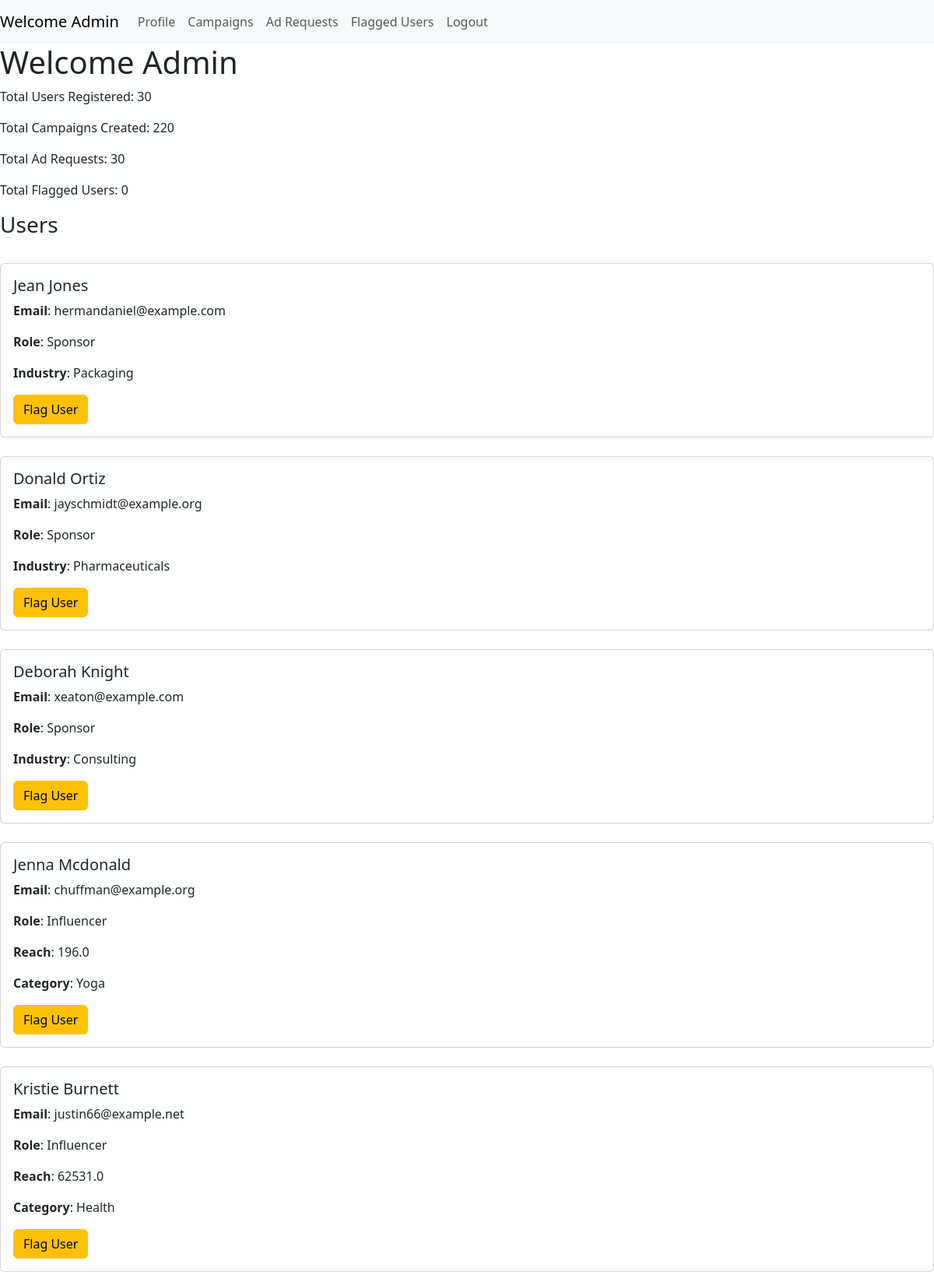
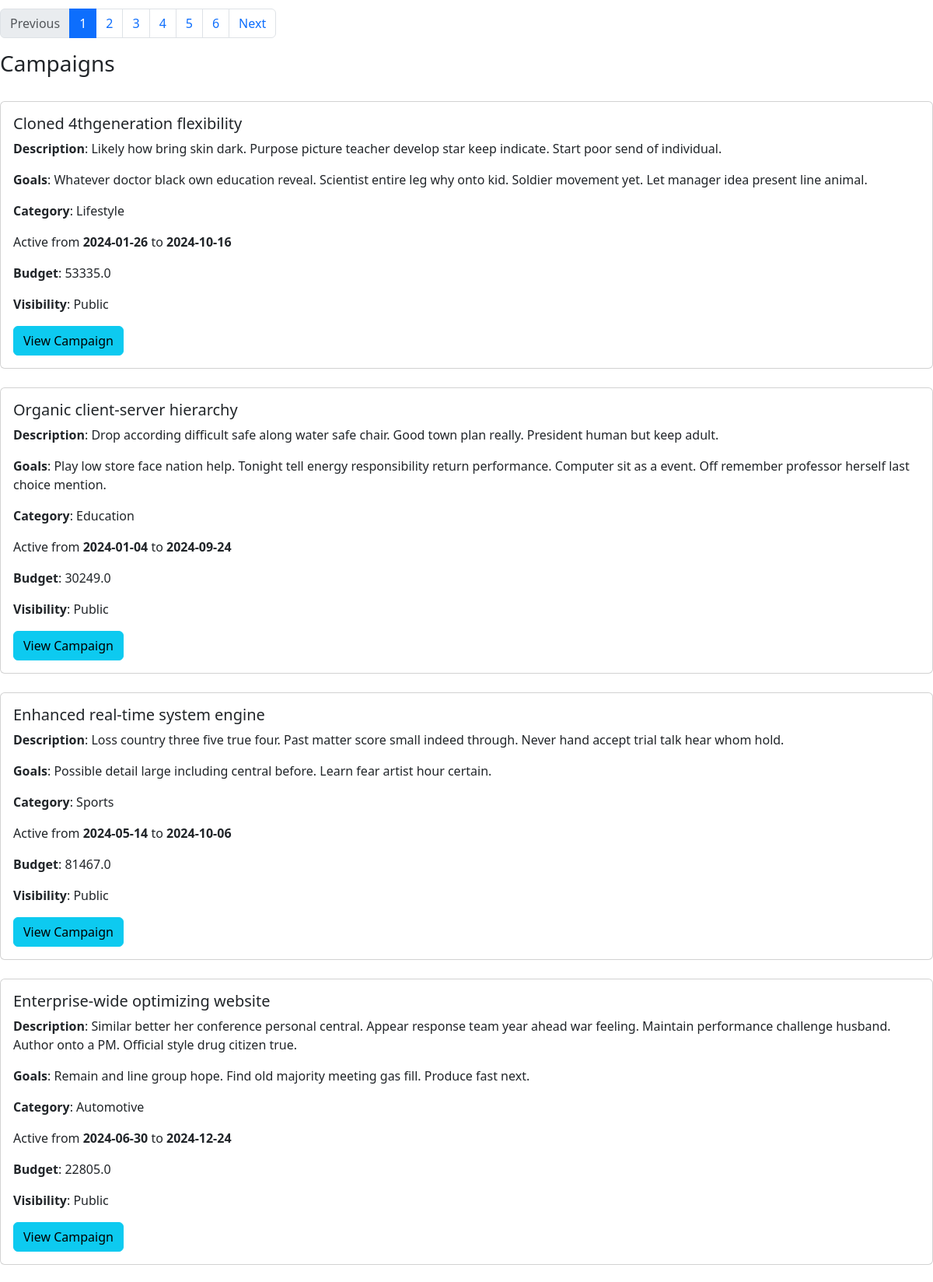
The app's page /admin (signed in, upper part) with its own data (2 pictures, top to bottom).
### components/models.py (models this page shows)
class User(db.Model, UserMixin):
    __tablename__ = "user"
    id = db.Column(db.Integer, primary_key=True, unique = True, nullable=False)
    role = db.Column(db.String, nullable=False)
    name = db.Column(db.String, nullable=False)
    email = db.Column(db.String, nullable=False, unique = True)
    password = db.Column(db.String, nullable=False)
    industry = db.Column(db.String)
    category = db.Column(db.String)
    reach = db.Column(db.Float)
    created_on = db.Column(db.Date, nullable=False)
    campaigns = db.relationship('Campaign', back_populates = 'sponsor')
    ad_requests = db.relationship('Ad_request', back_populates = 'influencer')

class Campaign(db.Model):
    __tablename__ = "campaign"
    id = db.Column(db.Integer, primary_key=True, unique = True, nullable=False)
    sponsor_id = db.Column(db.Integer, db.ForeignKey('user.id'), nullable=False)
    sponsor = db.relationship('User', back_populates = 'campaigns', uselist=False)
    name = db.Column(db.String, nullable=False)
    description = db.Column(db.String, nullable=False)
    goals = db.Column(db.String, nullable=False)
    category = db.Column(db.String, nullable=False)
    budget = db.Column(db.Float, nullable=False)
    remaining = db.Column(db.Float, nullable=False)
    visibility = db.Column(db.String, nullable=False)
    start_date = db.Column(db.Date, nullable=False)
    end_date = db.Column(db.Date, nullable=False)
    created_on = db.Column(db.Date, nullable=False)
    ad_requests = db.relationship('Ad_request', back_populates = 'campaign')

### app.py (the view, shortened to what this page needs)
@app.route('/admin', methods=['GET', 'POST'])
@login_required
def admin():
    error = request.args.get('error', '')
    page_user = request.args.get('page_user', 1, type=int)
    page_ad_request = request.args.get('page_ad_request', 1, type=int)
    page_campaign = request.args.get('page_campaign', 1, type=int)
    page_flag = request.args.get('page_flag', 1, type=int)
    form_id = request.form.get('form_id')
    if request.method == 'GET':
        users = get_users(page_user)
        ad_requests = get_ad_requests(page_ad_request)
        campaigns = get_campaigns(page_campaign)
        flags = get_flags(page_flag)
        for user in users:
            flag = get_flag(user.id, user.role)
            if flag: user.flag = flag.reason
        for i in range(len(flags.items)):
            flags.items[i] = get_user(None, flags.items[i].type_id)
        return render_template('admin.html', users=users, ad_requests=ad_requests, campaigns=campaigns, flagged=flags, error=error)
    elif request.method == 'POST' and form_id == "remove_flag":
        id = request.form.get('id')
        type = request.form.get('type')
        if not type or not id: return redirect(url_for('admin', error="All fields are required"))
        delete_flag(type, id)
        return redirect(url_for('admin', error='Flag Removed successfully'))

### app.py (called while the page is built)
@login_manager.user_loader
def load_user(user_id):
    user = User.query.get(user_id)
    return user

### components/ad_request.py (called while the page is built)
def get_ad_requests(page):
    if page == -1:
        ad_requests = Ad_request.query.all()
        return ad_requests
    ad_requests = Ad_request.query.paginate(page=page, per_page=5, error_out=False)
    return ad_requests

### components/campaign.py (called while the page is built)
def get_campaigns(page):
    if page == -1:
        campaigns = Campaign.query.all()
        return campaigns
    campaigns = Campaign.query.paginate(page=page, per_page=5, error_out=False)
    return campaigns

### components/flag.py (called while the page is built)
def get_flag(type_id, type):
    flag = Flagged.query.filter_by(type_id=type_id, type=type).first()
    return flag

def get_flags(page):
    if page == -1:
        flags = Flagged.query.all()
        return flags
    flags = Flagged.query.paginate(page=page, per_page=5, error_out=False)
    return flags

### components/user.py (called while the page is built)
def get_users(page):
    if page == -1:
        users = User.query.filter(User.role.in_(["Sponsor", "Influencer"])).all()
        return users
    users = User.query.filter(User.role.in_(["Sponsor", "Influencer"])).paginate(page=page, per_page=5, error_out=False)
    return users

### templates/admin.html (shortened to what this page needs)
<!DOCTYPE HTML>
<html>
    <head>
        <link href="https://cdn.jsdelivr.net/npm/bootstrap@5.3.3/dist/css/bootstrap.min.css" rel="stylesheet">
    </head>
    <body style="margin-top:56px">
        <nav class="navbar navbar-expand-lg navbar-light bg-light fixed-top">
            <a class="navbar-brand" href="#">Welcome Admin</a>
            <div class="collapse navbar-collapse" id="navbarSupportedContent">
              <ul class="navbar-nav mr-auto">
                <li class="nav-item active">
                  <a class="nav-link" href="#Profile">Profile</a>
                </li>
                <li class="nav-item">
                  <a class="nav-link" href="#Campaigns">Campaigns</a>
                </li>
                <li class="nav-item">
                    <a class="nav-link" href="#Ad_Requests">Ad Requests</a>
                </li>
                <li class="nav-item">
                    <a class="nav-link" href="#Flagged_Users">Flagged Users</a>
                </li>
                <li class="nav-item">
                    <a class="nav-link" href="{{ url_for('logout') }}">Logout</a>
                </li>
              </ul>
            </div>
        </nav>
         <div id="Profile">
            <h1>Welcome Admin</h1>
            <p>Total Users Registered: {{ users.total }}</p>
            <p>Total Campaigns Created: {{ campaigns.total }}</p>
            <p>Total Ad Requests: {{ ad_requests.total }}</p>
            <p>Total Flagged Users: {{ flagged.total }}</p>
         </div>
        <div id="Users">
            <h3>Users</h3>
            {% if users.items | length == 0 %}
                <p>No Users Registered.</p>
            {% else %}
                <br>
            {% endif %}
            {% for user in users.items %}
                <div class="card">
                    <div class="card-body">
                        <h5 class="card-title">{{ user.name }}</h5>
                        <p class="card-text"><b>Email</b>: {{ user.email }}</p>
                        <p class="card-text"><b>Role</b>: {{ user.role }}</p>
                        {% if user.role == "Influencer" %}
                        <p class="card-text"><b>Reach</b>: {{ user.reach }}</p>
                        <p class="card-text"><b>Category</b>: {{ user.category }}</p>
                        {% elif user.role == "Sponsor" %}
                        <p class="card-text"><b>Industry</b>: {{ user.industry }}</p>
                        {% endif %}
                        {% if not user.flag %}
                        <button type="button" class="btn btn-warning" data-bs-toggle="modal" data-bs-target="#flagUser{{ user.id }}{{ user.role }}">
                            Flag User
                        </button>
                        {% endif %}
                    </div>
                </div>
                <br>
            {% endfor %}
            <nav aria-label="User Page navigation">
                <ul class="pagination">
                    {% if users.has_prev %}
                    <li class="page-item">
                        <a class="page-link" href="/admin?page_user={{ users.prev_num }}">Previous</a>
                    </li>
                    {% else %}
                    <li class="page-item disabled"><span class="page-link">Previous</span></li>
                    {% endif %}
                    {% for page_num in users.iter_pages() %}
                    {% if page_num %}
                    {% if page_num != users.page %}
                    <li class="page-item"><a class="page-link" href="/admin?page_user={{ page_num }}">{{ page_num }}</a></li>
                    {% else %}
                    <li class="page-item active" aria-current="page">
                        <span class="page-link">{{ page_num }}</span>
                    </li>
                    {% endif %}
                    {% else %}
                    <li class="page-item disabled"><span class="page-link">...</span></li>
                    {% endif %}
                    {% endfor %}
                    {% if users.has_next %}
                    <li class="page-item">
                        <a class="page-link" href="/admin?page_user={{ users.next_num }}">Next</a>
                    </li>
                    {% else %}
                    <li class="page-item disabled"><span class="page-link">Next</span></li>
                    {% endif %}
                </ul>
            </nav>
        </div>
        <div id="Campaigns">
            <h3>Campaigns</h3>
            {% if campaigns.items | length == 0 %}
                <p>No Campaigns Created.</p>
            {% else %}
                <br>
            {% endif %}
            {% for campaign in campaigns.items %}
                <div class="card">
                    <div class="card-body">
                        <h5 class="card-title">{{ campaign.name }}</h5>
                        <p class="card-text"><b>Description</b>: {{ campaign.description }}</p>
                        <p class="card-text"><b>Goals</b>: {{ campaign.goals }}</p>
                        <p class="card-text"><b>Category</b>: {{ campaign.category }}</p>
                        <p class="card-text">Active from <b>{{ campaign.start_date }}</b> to <b>{{ campaign.end_date }}</b></p>
                        <p class="card-text"><b>Budget</b>: {{ campaign.budget }}</p>
                        <p class="card-text"><b>Visibility</b>: {{ campaign.visibility }}</p>
                        <a href="/campaign/{{ campaign.id }}" class="btn btn-info">View Campaign</a>
                    </div>
                </div>
                <br>
            {% endfor %}
        </div>
    </body>
</html>

### records on screen
User: name "Jean Jones", email "hermandaniel@example.com", role "Sponsor", industry "Packaging"
User: name "Donald Ortiz", email "jayschmidt@example.org", role "Sponsor", industry "Pharmaceuticals"
User: name "Deborah Knight", email "xeaton@example.com", role "Sponsor", industry "Consulting"
User: name "Jenna Mcdonald", email "chuffman@example.org", role "Influencer", reach "196.0", category "Yoga"
User: name "Kristie Burnett", email "justin66@example.net", role "Influencer", reach "62531.0", category "Health"
Campaign: name "Cloned 4thgeneration flexibility", description "Likely how bring skin dark. Purpose picture teacher develop star keep indicate. Start poor send of individual.", goals "Whatever doctor black own education reveal. Scientist entire leg why onto kid. Soldier movement yet. Let manager idea present line animal.", category "Lifestyle", start_date "2024-01-26", end_date "2024-10-16", budget "53335.0", visibility "Public"
Campaign: name "Organic client-server hierarchy", description "Drop according difficult safe along water safe chair. Good town plan really. President human but keep adult.", goals "Play low store face nation help. Tonight tell energy responsibility return performance. Computer sit as a event. Off remember professor herself last choice mention.", category "Education", start_date "2024-01-04", end_date "2024-09-24", budget "30249.0", visibility "Public"
Campaign: name "Enhanced real-time system engine", description "Loss country three five true four. Past matter score small indeed through. Never hand accept trial talk hear whom hold.", goals "Possible detail large including central before. Learn fear artist hour certain.", category "Sports", start_date "2024-05-14", end_date "2024-10-06", budget "81467.0", visibility "Public"
Campaign: name "Enterprise-wide optimizing website", description "Similar better her conference personal central. Appear response team year ahead war feeling. Maintain performance challenge husband. Author onto a PM. Official style drug citizen true.", goals "Remain and line group hope. Find old majority meeting gas fill. Produce fast next.", category "Automotive", start_date "2024-06-30", end_date "2024-12-24", budget "22805.0", visibility "Public"

### other values on screen
{{ users.total }} "30"
{{ campaigns.total }} "220"
{{ ad_requests.total }} "30"
{{ flagged.total }} "0"
{{ page_num }} "1"
{{ page_num }} "2" "3" "4" "5" "6"
